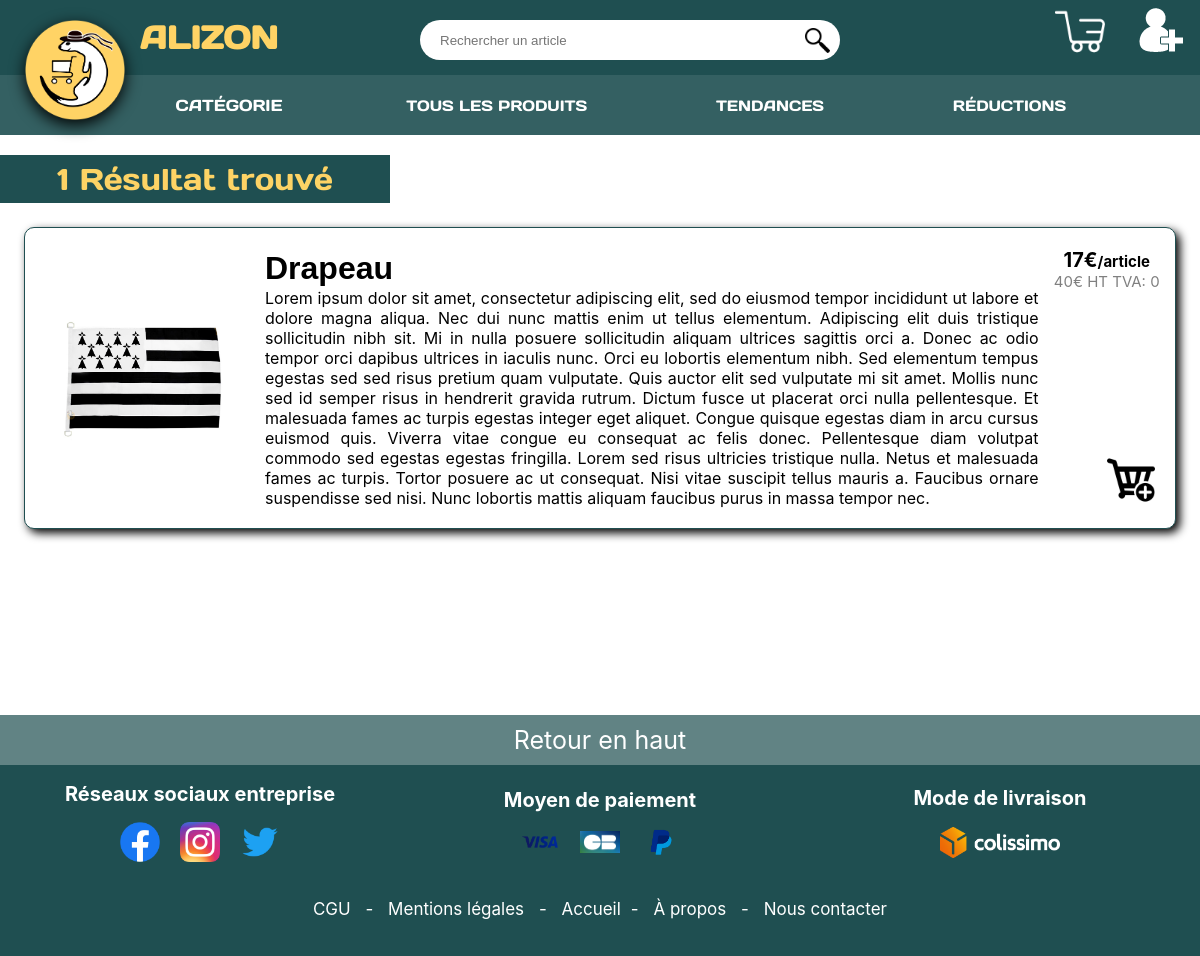
/recherche.php?keywords=Drapeau, run on the app's committed database.
### tables this page shows
CREATE TABLE _article(
idarticle     SERIAL PRIMARY KEY,
nom           VARCHAR(30),
prixht        NUMERIC,
prixcoutant   NUMERIC,
descript      VARCHAR(5000),
quantitestock      INTEGER,
seuilalerte   INTEGER,
prixttc       NUMERIC,
idsouscategorie int,
enpromotion BOOL default false,
enremise    BOOL default false,
idvendeur int
);

CREATE TABLE _image(
idarticle INTEGER NOT NULL,
urlimage VARCHAR(500) NOT NULL,
PRIMARY KEY (idarticle,urlimage));

CREATE TABLE _categorie(
idcategorie   SERIAL PRIMARY KEY,
libelle       VARCHAR(30) UNIQUE,
tva           NUMERIC NOT NULL
);

### connect_params.php (called while the page is built, shortened)
<?php
$prefix = 'sae301_a21.';
?>

### recherche.php (the view, shortened to what this page needs)
<?php
    include('connect_params.php');
?>
<!DOCTYPE html>
<html xmlns="http://www.w3.org/1999/xhtml" xml:lang="fr" lang="fr">
    <head>
        <link rel="stylesheet" type="text/css" href="style/header.css" />
        <link rel="stylesheet" type="text/css" href="style/footer.css" />
        <link rel="stylesheet" type="text/css" href="style/styleRecherche.css">
    </head>
    <body>
      <header>
        <?php include 'entete.php' ?>
      </header>
      <main>
        <?php
          $keywords=$_GET["keywords"];
          if(!empty($keywords)) {
              $words=explode(" ",trim($keywords));
              for($i=0;$i<count($words);$i++)
                  $kw[$i]="UPPER(nom) like UPPER('%".$words[$i]."%')";
              $res=$dbh->prepare("SELECT * from {$prefix}_article a inner join {$prefix}_image i on a.idarticle=i.idarticle inner join {$prefix}_souscategorie s on a.idsouscategorie=s.idsouscategorie inner join {$prefix}_categorie c on s.idcategorie=c.idcategorie where ".implode(" or ",$kw));
              $res->setFetchMode(PDO::FETCH_ASSOC);
              $res->execute();
              $tab=$res->fetchAll();
          }
        ?>
            <div id="resultats">
                <div class="nbr">
                  <?=count($tab)." ".(count($tab)>1?"Résultats trouvés":"Résultat trouvé") ?>
                </div>
                <ul class="listeResultat">
                  <?php
                    foreach ($tab as $row) {
                      $numArt = $row["idarticle"];
                      echo'<div class="article1">
                        <div class="imageart">';
                          if(file_exists("./".$row["urlimage"])){
                            echo '<img src='.$row["urlimage"].' alt="img">';
                          }else{
                            echo '<img src="images/imgArticle/notFound.png" alt="notFound">';
                          }
                        echo'
                        </div>
                        <div class="contient">
                          <div class="description">
                              <form action="article.php" method="POST">
                                  <input type="hidden" name="detailArticle" value='.$row["idarticle"].' >
                                  <input type="submit" class="titre" name="nom" value="'.$row["nom"].'" >
                              </form>
                            <div class="ladescription">';
                              if(strlen($row["descript"])<200){
                                echo $row["descript"];
                              }else{
                                echo '<p class="grand">'.$row["descript"].'</p>';
                              }
                            echo '
                            </div>
                          </div>
                          <div class="prixArticle">
                              <div id="prix">';
                                if ($row["enremise"] == true) {
                                  $remise = $dbh->query("SELECT * FROM {$prefix}_remise where idarticle=$numArt");
                                  foreach ($remise as $row_remise){
                                    if(dateValide($row_remise["date_debut"],$row_remise["date_fin"]) == true) {
                                      echo '<p class="prixArt"> '.number_format($row_remise["prixpromo"],2).'€<span>/article</span></p>';
                                      echo '<p style="color : red; text-decoration: line-through;" class="prixArt"> '.$row["prixttc"].'€<span>/article</span></p>';
                                    }
                                  }
                                }
                                else {
                                  echo '<p class="prixArt"> '.$row["prixttc"].'€<span>/article</span></p>';
                                }
                                echo '
                                <p class="prixArtGris"> '.$row["prixht"]. '€ HT TVA: '.$row["tva"].'</p>
                              </div>
                              <div class="btPanier">
                                <form action="" method="POST">
                                    <input type="hidden" name="idarticle" value="'.$row["idarticle"].'">
                                    <input type="hidden" name="ajouter" value=true>
                                    <input type="image" src="images/icon/ajoutPanier.png" alt="Submit" width="48" height="48" name="ajouter" class="ajoutPanier">
                                </form>
                              </div>
                              <div class="btPanierResp">
                                <form action="" method="POST">
                                    <input type="hidden" name="idarticle" value="'.$row["idarticle"].'">
                                    <input type="hidden" name="ajouter" value=true>
                                    <input type="image" src="images/icon/ajoutPanier.png" alt="Submit" width="48" height="48" name="ajouter" class="ajoutPanier">
                                </form>
                              </div>
                          </div>
                        </div>
                      </div>';
                    }
                    ?>
                </ul>
            </div>
      </main>
      <footer>
        <?php include 'piedpage.php' ?>
      </footer>
    </body>

### style/header.css (style rules this page uses)
body { margin: 0; padding: 0; }
header { display: flex; flex-wrap: wrap; font-family: inter; width: 100%; }

### style/footer.css (style rules this page uses)
body { margin: 0; padding: 0; }
footer { font-family: inter; font-size: 17px; background-color: rgba(31, 79, 81, 0.7); color: white; }

### style/styleRecherche.css (style rules this page uses)
main { font-family: inter; min-height: 70vh; }
main p { margin: 0; text-align: justify; }
main .listeResultat { padding: 0; }
main .nbr { font-size: 30px; font-family: daysone; margin: 20px 0 0 0; width: 350px; display: flex; justify-content:center ; align-items: center; padding: 5px 20px 5px; background-color: #1F4F51; text-align: center; color: #FDD365; border:none; text-decoration: none; }
main .article1 { border: 10px; border-radius: 10px; background-color: #ffffff; display: flex; flex-wrap: nowrap; margin: 2%; max-height: none; border: solid 1px #1F4F51; box-shadow: 4px 4px 10px black; justify-content: space-between; padding: 20px 0; }
main .imageart { display: flex; margin: 0 20px; align-items: stretch; align-self: center; width: auto; }
main .imageart img { max-width: 200px; object-fit: cover; align-self: center; }
main .contient { display: flex; flex-wrap: wrap; width: 85%; }
main .description form { height: 40px; width: 100%; }
main .titre { width: 100%; height: 40px; background: none; border: none; font-weight: bold; font-size: 2em; text-align: left; text-transform: capitalize; padding: 0; }
main .description { display: flex; flex-wrap: wrap; height: 100%; width: 85%; }
main .prixArticle { display: flex; width: 15%; flex-wrap: wrap; }
main #prix { width: 100%; }
main .prixArt { font-weight: bold; font-size: 20px; width: 100%; text-align: center; }
main .prixArtGris { color: grey; font-size: 15px; width:100%; text-align: center; }
main .prixArt>span { font-size: 15px; }
main .btPanier { width: 100%; align-self: flex-end; }
main .btPanier form { text-align:end; padding-right: 20px; }

### data on the page
_article: _image.urlimage (picture), nom "Drapeau", descript "Lorem ipsum dolor sit amet, consectetur adipiscing elit, sed do eiusmod tempor incididunt ut labore et dolore magna aliqua. Nec dui nunc mattis enim ut tellus elementum. Adipiscing elit duis tristique sollicitudin nibh sit. Mi in nulla posuere sollicitudin aliquam ultrices sagittis orci a. Donec ac odio tempor orci dapibus ultrices in iaculis nunc. Orci eu lobortis elementum nibh. Sed elementum tempus egestas sed sed risus pretium quam vulputate. Quis auctor elit sed vulputate mi sit amet. Mollis nunc sed id semper risus in hendrerit gravida rutrum. Dictum fusce ut placerat orci nulla pellentesque. Et malesuada fames ac turpis egestas integer eget aliquet. Congue quisque egestas diam in…", prixttc "17", prixht "40", _categorie.tva "0"

### other printed values
count($tab) "1"
